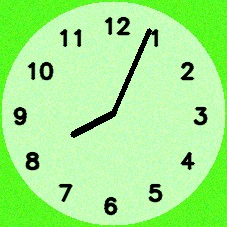
#> input picture predict/ori_clocks/img_1778.jpg, 227 x 227 px; its folder holds only this picture in this run
$ python -i my_ellipse_transform.py   (imports and definitions only)
#> lines starting #> are read from the running program, lines starting #| are printed output that depends on the picture; after the words box and inside, x2 and y2 are one past the last pixel; in counts of white or black regions, pixels touching at a corner belong together
# # # --------------测试 放射变换效果
import cv2
import numpy as np
import matplotlib.pyplot as plt
import os

plt.rcParams['font.sans-serif'] = ['SimHei', 'Microsoft YaHei', 'SimSun', 'KaiTi', 'FangSong']
plt.rcParams['axes.unicode_minus'] = False
plt.rcParams['font.size'] = 12

# 设置输入和输出文件夹
input_folder = "./result_cropped/"
output_folder = "./temp_result7/"

# 确保输出文件夹存在
# [1 line not run here, left out]

# 获取输入文件夹中的所有图像文件
# [1 line that did not run here, left out]

# 修改判断轮廓是否为椭圆的函数，加入与图像面积的比较
def is_ellipse(contour, ellipse, image_shape):
    """
    判断给定轮廓是否为椭圆

    参数:
    contour: 轮廓点集
    ellipse: 拟合的椭圆参数 ((cx,cy), (width,height), angle)
    image_shape: 图像尺寸 (height, width)

    返回:
    bool: 是否为椭圆
    float: 椭圆拟合度分数 (0-1)
    float: 椭圆面积与图像面积的比率
    """
    # 1. 计算轮廓周长与面积比例（紧凑度）
    contour_area = cv2.contourArea(contour)
    perimeter = cv2.arcLength(contour, True)
    circularity = 4 * np.pi * contour_area / (perimeter * perimeter) if perimeter > 0 else 0

    # 2. 计算轮廓与拟合椭圆的重叠度
    # 创建掩码图像
    mask_contour = np.zeros((1000, 1000), dtype=np.uint8)
    mask_ellipse = np.zeros((1000, 1000), dtype=np.uint8)

    # 绘制轮廓和椭圆
    cv2.drawContours(mask_contour, [contour], 0, 255, -1)
    cv2.ellipse(mask_ellipse, ellipse, 255, -1)

    # 计算重叠区域
    intersection = cv2.bitwise_and(mask_contour, mask_ellipse)
    union = cv2.bitwise_or(mask_contour, mask_ellipse)

    intersection_area = cv2.countNonZero(intersection)
    union_area = cv2.countNonZero(union)

    iou = intersection_area / union_area if union_area > 0 else 0

    # 3. 椭圆拟合误差
    (center, (width, height), angle) = ellipse
    aspect_ratio = max(width, height) / min(width, height) if min(width, height) > 0 else float('inf')

    # 4. 计算拟合椭圆面积与图像面积的比率
    ellipse_area = np.pi * (width/2) * (height/2)  # 椭圆面积公式：π * a * b
    image_area = image_shape[0] * image_shape[1]  # 图像面积 = 高 * 宽
    image_ratio = ellipse_area / image_area if image_area > 0 else float('inf')

    # 5. 计算拟合椭圆面积与轮廓面积比率（仍保留这一指标作为参考）
    contour_ratio = ellipse_area / contour_area if contour_area > 0 else float('inf')

    # 椭圆拟合度分数
    area_score_image = max(0, 1 - abs(image_ratio - 0.5)) if 0.1 <= image_ratio <= 0.9 else 0
    area_score_contour = max(0, 1 - abs(contour_ratio - 1)) if 0.7 <= contour_ratio <= 1.3 else 0

    ellipse_score = (circularity * 0.2) + (iou * 0.4) + (area_score_contour * 0.2) + (area_score_image * 0.2)

    # 判断条件：
    # - 轮廓与椭圆的IoU必须足够高
    # - 合理的纵横比（排除极细的椭圆）
    # - 圆度需要合理（太不规则的不是椭圆）
    # - 椭圆面积与图像面积比率在合理范围内（椭圆不应太大或太小）
    # - 椭圆面积与轮廓面积比率接近1（拟合精度良好）
    is_valid_ellipse = (iou > 0.5 and
                        aspect_ratio < 3.0 and
                        aspect_ratio > 1.05 and
                        circularity > 0.5 and
                        0.2 <= image_ratio <= 0.9 and  # 椭圆应占据图像适当的比例
                        0.6 <= contour_ratio <= 1.3 and  # 椭圆拟合精度要高
                        ellipse_score > 0.6)


    """
    轮廓与椭圆重叠度：IoU（交并比）> 0.85，确保轮廓与拟合椭圆高度匹配
    纵横比限制：
    aspect_ratio < 5.0：排除过于扁平的椭圆
    aspect_ratio > 1.05：确保形状确实是椭圆而非圆形
    形状规则性：circularity > 0.6，确保轮廓具有足够的圆度
    尺寸合理性：
    0.2 <= image_ratio <= 0.9：椭圆面积应占据图像面积的20%到90%
    0.7 <= contour_ratio <= 1.3：椭圆面积与轮廓面积比率接近1，表示拟合精度高
    综合评分：ellipse_score > 0.7，综合考虑以上因素的加权得分

    """

    return is_valid_ellipse, ellipse_score, image_ratio  # 返回面积比率，用于可视化和诊断

# 修改process_image函数，增加视觉化输出
def process_image(image_path, save_visualization=True):
    # 加载图像
#> called with image_path = 'predict/ori_clocks/img_1778.jpg', save_visualization = True
    image = cv2.imread(image_path)
#> image is the input picture: shape (227, 227, 3); mean B, G, R 138.5, 239.4, 161.4

    if image is None:
        print(f"无法加载图像: {image_path}")
        return None, None

    # 将OpenCV的BGR格式转换为RGB格式(适合matplotlib显示)
    image_rgb = cv2.cvtColor(image, cv2.COLOR_BGR2RGB)

    # 转为灰度图
    gray = cv2.cvtColor(image, cv2.COLOR_BGR2GRAY)
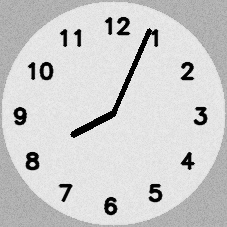
#> gray: shape (227, 227); min 0, max 239, mean 204.6

    # 高斯模糊去除噪点
    blurred = cv2.GaussianBlur(gray, (5, 5), 0)
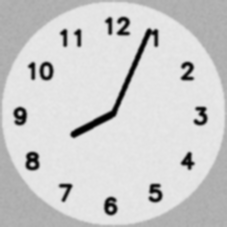
#> blurred: shape (227, 227); min 1, max 233, mean 204.6

    # 自适应阈值
    thresh = cv2.adaptiveThreshold(
        blurred, 255, cv2.ADAPTIVE_THRESH_GAUSSIAN_C,
        cv2.THRESH_BINARY_INV, 11, 2
    )
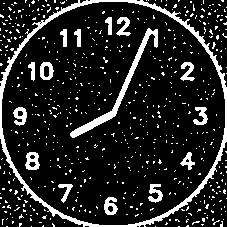
#> thresh: shape (227, 227); 14.2% white; 603 white regions (587 under 20 px)

    # 轮廓检测
    contours, _ = cv2.findContours(thresh, cv2.RETR_EXTERNAL, cv2.CHAIN_APPROX_NONE)
#> contours = 219 contours, 218 with area under 20; largest, box (x1, y1, x2, y2) and area: (0, 0, 227, 227) 41730

    # 筛选合适的轮廓
    valid_contours = []
    for contour in contours:
        # 至少5个点才能拟合椭圆
        if len(contour) >= 5:
            area = cv2.contourArea(contour)
            # 排除太小的轮廓
            if area > 100:
                # 计算凸包
                hull = cv2.convexHull(contour)
                hull_area = cv2.contourArea(hull)

                # 计算椭圆度和凸性
                solidity = float(area) / hull_area if hull_area > 0 else 0

                # 椭圆应该有较高的凸性
                if solidity > 0.8:
                    valid_contours.append((contour, area))
#> this loop made 219 passes
#> contour on passes 1 to 3: [[178, 226], [179, 226]], [[155, 226]], [[31, 226]]
#> after the loop, valid_contours = 1 item

    # 选择面积最大的轮廓
    if not valid_contours:
        print(f"未检测到有效椭圆轮廓: {image_path}")
        return None, None

    # 选出面积最大的轮廓
    best_contour = max(valid_contours, key=lambda x: x[1])[0]
#> best_contour = contour of 839 points, box (x1, y1, x2, y2) (0, 0, 227, 227), area 41730

    # 绘制最佳轮廓图像
    best_contour_img = image.copy()
    cv2.drawContours(best_contour_img, [best_contour], 0, (255, 0, 0), 2)
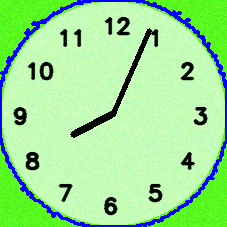
#> best_contour_img: shape (227, 227, 3); 5.06% of pixels changed, all inside (x1, y1, x2, y2) = (0, 0, 227, 227)

    # 拟合椭圆
    best_ellipse = cv2.fitEllipse(best_contour)
#> best_ellipse = ((112.9, 112.7), (231.3, 231.3), 170.2)

    # 判断是否为椭圆，传入图像尺寸
    is_valid_ellipse, ellipse_score, area_ratio = is_ellipse(best_contour, best_ellipse, image.shape[:2])
#> in is_ellipse, `contour_area = cv2.contourArea(contour)`: contour_area = 41729.5
#> in is_ellipse, `perimeter = cv2.arcLength(contour, True)`: perimeter = 969.5
#> in is_ellipse, `circularity = 4 * np.pi * contour_area / (perimeter * perimeter) if pe..`: circularity = 0.558
#> in is_ellipse, `cv2.drawContours(mask_contour, [contour], 0, 255, -1)`:
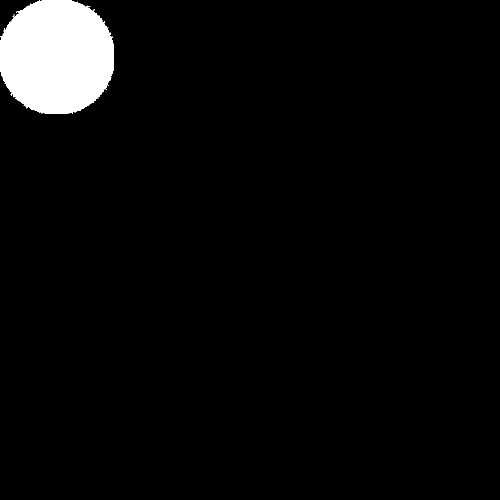
#> mask_contour: shape (1000, 1000) (shown at 1/2 size); 4.2% white; 1 white region, box (x1, y1, x2, y2) and area: (0, 0, 227, 227) 42150
#> in is_ellipse, `cv2.ellipse(mask_ellipse, ellipse, 255, -1)`: mask_ellipse: shape (1000, 1000); 4.2% white; 1 white region, box (x1, y1, x2, y2) and area: (0, 0, 230, 229) 42134
#> in is_ellipse, `intersection = cv2.bitwise_and(mask_contour, mask_ellipse)`: intersection: shape (1000, 1000); 4.2% white; 1 white region, box (x1, y1, x2, y2) and area: (0, 0, 227, 227) 41865
#> in is_ellipse, `union = cv2.bitwise_or(mask_contour, mask_ellipse)`: union: shape (1000, 1000); 4.2% white; 1 white region, box (x1, y1, x2, y2) and area: (0, 0, 230, 229) 42419
#> in is_ellipse, `intersection_area = cv2.countNonZero(intersection)`: intersection_area = 41865
#> in is_ellipse, `union_area = cv2.countNonZero(union)`: union_area = 42419
#> in is_ellipse, `iou = intersection_area / union_area if union_area > 0 else 0`: iou = 0.987
#> in is_ellipse, `(center, (width, height), angle) = ellipse`: center = (112.9, 112.7); width = 231.3; angle = 170.2
#> in is_ellipse, `aspect_ratio = max(width, height) / min(width, height) if min(width, h..`: aspect_ratio = 1
#> in is_ellipse, `ellipse_area = np.pi * (width/2) * (height/2)`: ellipse_area = 42022.8
#> in is_ellipse, `image_ratio = ellipse_area / image_area if image_area > 0 else float('..`: image_ratio = 0.816
#> in is_ellipse, `contour_ratio = ellipse_area / contour_area if contour_area > 0 else f..`: contour_ratio = 1.01
#> in is_ellipse, `area_score_image = max(0, 1 - abs(image_ratio - 0.5)) if 0.1 <= image_..`: area_score_image = 0.684
#> in is_ellipse, `area_score_contour = max(0, 1 - abs(contour_ratio - 1)) if 0.7 <= cont..`: area_score_contour = 0.993
#> in is_ellipse, `ellipse_score = (circularity * 0.2) + (iou * 0.4) + (area_score_contou..`: ellipse_score = 0.842
#> in is_ellipse, `is_valid_ellipse = (iou > 0.5 and aspect_ratio < 3.0 and aspect_ratio ..`: is_valid_ellipse = False
#> is_valid_ellipse = False; ellipse_score = 0.842; area_ratio = 0.816

    # 绘制拟合椭圆的图像
    best_ellipse_img = image.copy()
    cv2.ellipse(best_ellipse_img, best_ellipse, (0, 0, 255), 2)
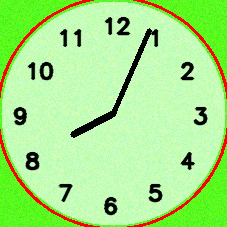
#> best_ellipse_img: shape (227, 227, 3); 3.19% of pixels changed, all inside (x1, y1, x2, y2) = (0, 0, 227, 227)

    # 获取椭圆参数
    (center, (width, height), angle) = best_ellipse
#> center = (112.9, 112.7); width = 231.3; height = 231.3; angle = 170.2
    cx, cy = center
#> cx = 112.9; cy = 112.7
    major_axis = max(width, height)
#> major_axis = 231.3
    minor_axis = min(width, height)
#> minor_axis = 231.3
    aspect_ratio = major_axis / minor_axis
#> aspect_ratio = 1

    # 创建校正后的图像
    corrected_img = None

    # 仅当轮廓确实是椭圆时才进行仿射变换
    if is_valid_ellipse:
        # 修正角度解释
        if height > width:
            angle += 90

        # 转换角度为弧度
        angle_rad = np.deg2rad(angle)

        # 创建更大的空白画布
        h, w = image.shape[:2]
        canvas_size = int(max(h, w) * max(2.0, aspect_ratio) * 1.2)
        canvas = np.zeros((canvas_size, canvas_size, 3), dtype=np.uint8)

        # 复制原图到画布中心
        x_offset = (canvas_size - w) // 2
        y_offset = (canvas_size - h) // 2
        canvas[y_offset:y_offset+h, x_offset:x_offset+w] = image

        # 调整中心点坐标
        cx_new = cx + x_offset
        cy_new = cy + y_offset

        # 计算变换矩阵
        T1 = np.array([[1, 0, -cx_new], [0, 1, -cy_new], [0, 0, 1]])

        cos_a = np.cos(-angle_rad)
        sin_a = np.sin(-angle_rad)
        R1 = np.array([[cos_a, -sin_a, 0], [sin_a, cos_a, 0], [0, 0, 1]])

        scale_x = 1.0
        scale_y = major_axis / minor_axis
        S = np.array([[scale_x, 0, 0], [0, scale_y, 0], [0, 0, 1]])

        R2 = np.array([[cos_a, sin_a, 0], [-sin_a, cos_a, 0], [0, 0, 1]])

        T2 = np.array([[1, 0, cx_new], [0, 1, cy_new], [0, 0, 1]])

        # 组合变换矩阵
        M = T2.dot(R2).dot(S).dot(R1).dot(T1)
        affine_matrix = M[:2, :]

        # 执行仿射变换
        corrected_canvas = cv2.warpAffine(canvas, affine_matrix, (canvas_size, canvas_size), flags=cv2.INTER_LINEAR)

        # 裁剪黑边
        corrected_gray = cv2.cvtColor(corrected_canvas, cv2.COLOR_BGR2GRAY)
        _, thresh = cv2.threshold(corrected_gray, 5, 255, cv2.THRESH_BINARY)

        kernel = np.ones((5, 5), np.uint8)
        thresh = cv2.dilate(thresh, kernel, iterations=2)
        thresh = cv2.erode(thresh, kernel, iterations=1)

        contours, _ = cv2.findContours(thresh, cv2.RETR_EXTERNAL, cv2.CHAIN_APPROX_SIMPLE)

        if contours and len(contours) > 0:
            max_contour = max(contours, key=cv2.contourArea)
            x, y, w_crop, h_crop = cv2.boundingRect(max_contour)

            # 减小黑边
            padding = 5
            margin = 15  # 略微增加向内收缩的像素数
            x = max(0, x + margin - padding)
            y = max(0, y + margin - padding)
            w_crop = min(canvas_size - x, w_crop - 2*margin + 2*padding)
            h_crop = min(canvas_size - y, h_crop - 2*margin + 2*padding)

            corrected_img = corrected_canvas[y:y+h_crop, x:x+w_crop]
        else:
            corrected_img = corrected_canvas
    else:
        # 如果不是椭圆，则直接使用原图
        corrected_img = image.copy()

    # 创建可视化图像
    visualization = None
    if save_visualization:
        # 将所有图像显示在一个2x2布局中
        fig = plt.figure(figsize=(12, 10))

        # 原始图像
        plt.subplot(2, 2, 1)
        plt.imshow(image_rgb)
        plt.title('原始图像')
        plt.axis('off')

        # 最佳轮廓
        plt.subplot(2, 2, 2)
        plt.imshow(cv2.cvtColor(best_contour_img, cv2.COLOR_BGR2RGB))
        plt.title('最佳轮廓')
        plt.axis('off')

        # 拟合椭圆
        plt.subplot(2, 2, 3)
        plt.imshow(cv2.cvtColor(best_ellipse_img, cv2.COLOR_BGR2RGB))
        ellipse_title = f'拟合椭圆 (比例: {aspect_ratio:.2f})'
#> ellipse_title = '拟合椭圆 (比例: 1.00)'
        if is_valid_ellipse:
            ellipse_title += f' - 有效椭圆(分数:{ellipse_score:.2f}, 占图:{area_ratio:.2f})'
        else:
            ellipse_title += f' - 非椭圆(分数:{ellipse_score:.2f}, 占图:{area_ratio:.2f})'
#> ellipse_title = '拟合椭圆 (比例: 1.00) - 非椭圆(分数:0.84, 占图:0.82)'
        plt.title(ellipse_title)
        plt.axis('off')

        # 校正后图像
        plt.subplot(2, 2, 4)
        plt.imshow(cv2.cvtColor(corrected_img, cv2.COLOR_BGR2RGB))
        if is_valid_ellipse:
            plt.title('校正后图像（已裁剪黑边）')
        else:
            plt.title('原始图像（未检测到有效椭圆）')
        plt.axis('off')

        plt.tight_layout()

        # 将图形转换为图像
        fig.canvas.draw()
        visualization = np.frombuffer(fig.canvas.tostring_rgb(), dtype=np.uint8)
        visualization = visualization.reshape(fig.canvas.get_width_height()[::-1] + (3,))
        plt.close(fig)  # 关闭图形，避免显示
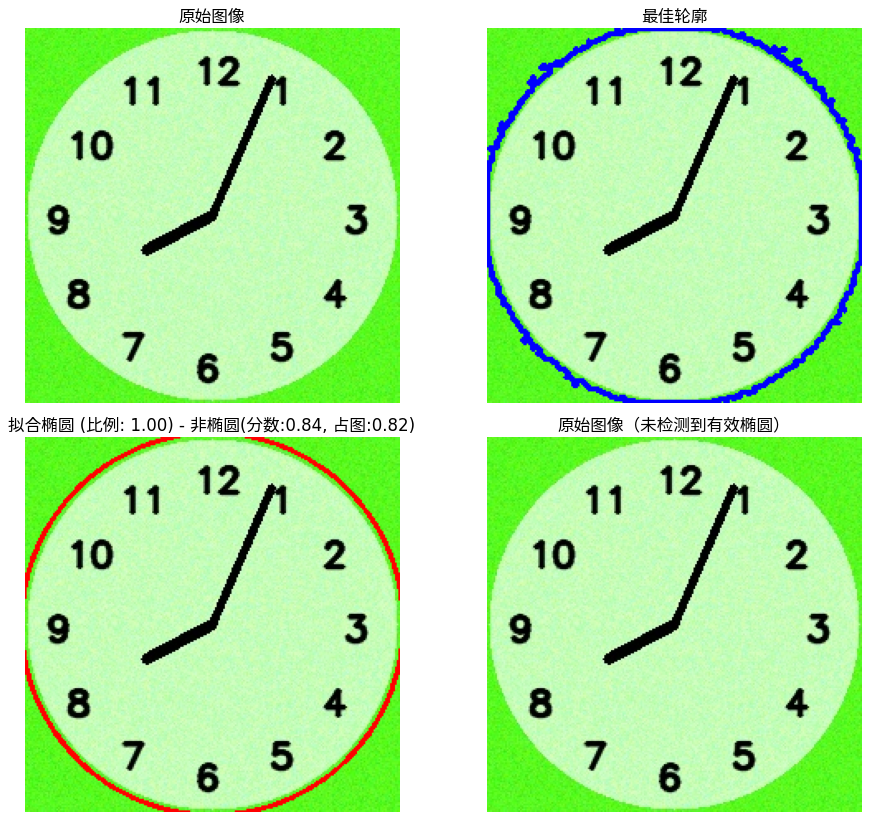
#> figure drawn by matplotlib, 4 panels

    return corrected_img, visualization

# 遍历处理每张图像
# [29 lines not run here, left out]


>>> result = process_image('predict/ori_clocks/img_1778.jpg')

$ run again, on predict/ori_clocks/img_1783.jpg
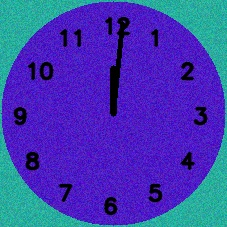
#> input picture predict/ori_clocks/img_1783.jpg, 227 x 227 px
#> in process_image, image is the input picture: shape (227, 227, 3); mean B, G, R 178.3, 60.1, 65.3
#> in process_image, `thresh = cv2.adaptiveThreshold( blurred, 255, cv2.ADAPTIVE_THRESH_GAUS..`:
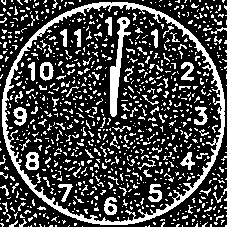
#> thresh: shape (227, 227); 26.3% white; 970 white regions (887 under 20 px)
#> contours = 271 contours, 270 with area under 20; largest, box (x1, y1, x2, y2) and area: (2, 2, 225, 225) 39028
#> the loop in process_image, `for contour in contours:` made 271 passes
#> contour on passes 1 to 3: [[145, 226], [146, 226]], [[82, 226]], [[28, 226]]
#> after the loop in process_image, `for contour in contours:`: valid_contours = 1 item
#> best_contour = contour of 634 points, box (x1, y1, x2, y2) (2, 2, 225, 225), area 39028
#> best_contour_img: shape (227, 227, 3); 4.69% of pixels changed, all inside (x1, y1, x2, y2) = (1, 1, 226, 226)
#> best_ellipse = ((113, 113), (222.9, 222.9), 176.6)
#> contour_area = 39028
#> perimeter = 741.7
#> circularity = 0.892
#> mask_contour: shape (1000, 1000); 3.9% white; 1 white region, box (x1, y1, x2, y2) and area: (2, 2, 225, 225) 39346
#> mask_ellipse: shape (1000, 1000); 3.9% white; 1 white region, box (x1, y1, x2, y2) and area: (2, 2, 225, 225) 39341
#> intersection: shape (1000, 1000); 3.9% white; 1 white region, box (x1, y1, x2, y2) and area: (2, 2, 225, 225) 39299
#> union: shape (1000, 1000); 3.9% white; 1 white region, box (x1, y1, x2, y2) and area: (2, 2, 225, 225) 39388
#> intersection_area = 39299
#> union_area = 39388
#> iou = 0.998
#> in is_ellipse, `(center, (width, height), angle) = ellipse`: center = (113, 113); width = 222.9; angle = 176.6
#> in is_ellipse, `aspect_ratio = max(width, height) / min(width, height) if min(width, h..`: aspect_ratio = 1
#> ellipse_area = 39023.5
#> image_ratio = 0.757
#> contour_ratio = 1
#> area_score_image = 0.743
#> area_score_contour = 1
#> in is_ellipse, `ellipse_score = (circularity * 0.2) + (iou * 0.4) + (area_score_contou..`: ellipse_score = 0.926
#> in is_ellipse, `is_valid_ellipse = (iou > 0.5 and aspect_ratio < 3.0 and aspect_ratio ..`: is_valid_ellipse = False
#> in process_image, `is_valid_ellipse, ellipse_score, area_ratio = is_ellipse(best_contour,..`: ellipse_score = 0.926; area_ratio = 0.757
#> in process_image, `(center, (width, height), angle) = best_ellipse`: center = (113, 113); width = 222.9; angle = 176.6
#> cx = 113
#> major_axis = 222.9
#> in process_image, `aspect_ratio = major_axis / minor_axis`: aspect_ratio = 1
#> in process_image, `ellipse_title = f'拟合椭圆 (比例: {aspect_ratio:.2f})'`: ellipse_title = '拟合椭圆 (比例: 1.00)'
#> in process_image, `ellipse_title += f' - 非椭圆(分数:{ellipse_score:.2f}, 占图:{area_ratio:.2f})'`: ellipse_title = '拟合椭圆 (比例: 1.00) - 非椭圆(分数:0.93, 占图:0.76)'
#> in process_image, `plt.close(fig)`:
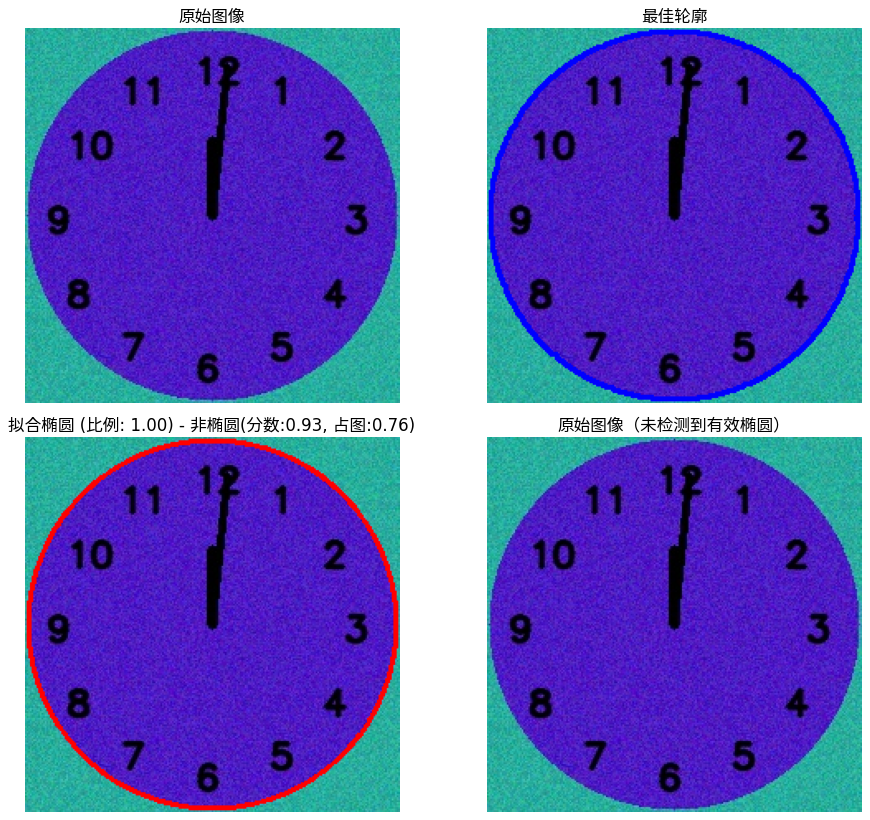
#> figure drawn by matplotlib, 4 panels
